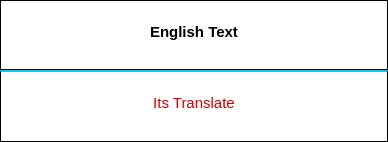
<?xml version="1.0" encoding="UTF-8"?>
<ui version="4.0">
 <class>CustomTextEdits</class>
 <widget class="QWidget" name="CustomTextEdits">
  <property name="geometry">
   <rect>
    <x>0</x>
    <y>0</y>
    <width>388</width>
    <height>142</height>
   </rect>
  </property>
  <property name="sizePolicy">
   <sizepolicy hsizetype="Preferred" vsizetype="Preferred">
    <horstretch>0</horstretch>
    <verstretch>100</verstretch>
   </sizepolicy>
  </property>
  <property name="minimumSize">
   <size>
    <width>100</width>
    <height>100</height>
   </size>
  </property>
  <property name="maximumSize">
   <size>
    <width>16777215</width>
    <height>142</height>
   </size>
  </property>
  <property name="baseSize">
   <size>
    <width>0</width>
    <height>100</height>
   </size>
  </property>
  <property name="windowTitle">
   <string>Form</string>
  </property>
  <property name="styleSheet">
   <string notr="true">border:1px solid rgb(0, 0, 0);</string>
  </property>
  <layout class="QVBoxLayout" name="verticalLayout">
   <property name="spacing">
    <number>0</number>
   </property>
   <property name="leftMargin">
    <number>0</number>
   </property>
   <property name="topMargin">
    <number>0</number>
   </property>
   <property name="rightMargin">
    <number>0</number>
   </property>
   <property name="bottomMargin">
    <number>0</number>
   </property>
   <item>
    <widget class="QTextEdit" name="textEdit">
     <property name="styleSheet">
      <string notr="true"/>
     </property>
     <property name="html">
      <string>&lt;!DOCTYPE HTML PUBLIC &quot;-//W3C//DTD HTML 4.0//EN&quot; &quot;http://www.w3.org/TR/REC-html40/strict.dtd&quot;&gt;
&lt;html&gt;&lt;head&gt;&lt;meta name=&quot;qrichtext&quot; content=&quot;1&quot; /&gt;&lt;meta charset=&quot;utf-8&quot; /&gt;&lt;style type=&quot;text/css&quot;&gt;
p, li { white-space: pre-wrap; }
hr { height: 1px; border-width: 0; }
&lt;/style&gt;&lt;/head&gt;&lt;body style=&quot; font-family:'Ubuntu'; font-size:11pt; font-weight:400; font-style:normal;&quot;&gt;
&lt;p align=&quot;center&quot; style=&quot;-qt-paragraph-type:empty; margin-top:0px; margin-bottom:0px; margin-left:0px; margin-right:0px; -qt-block-indent:0; text-indent:0px;&quot;&gt;&lt;br /&gt;&lt;/p&gt;
&lt;p align=&quot;center&quot; style=&quot; margin-top:0px; margin-bottom:0px; margin-left:0px; margin-right:0px; -qt-block-indent:0; text-indent:0px;&quot;&gt;&lt;span style=&quot; font-weight:700;&quot;&gt;English Text&lt;/span&gt;&lt;/p&gt;&lt;/body&gt;&lt;/html&gt;</string>
     </property>
     <property name="textInteractionFlags">
      <set>Qt::TextSelectableByMouse</set>
     </property>
    </widget>
   </item>
   <item>
    <widget class="QTextEdit" name="textEdit_2">
     <property name="styleSheet">
      <string notr="true">border-top: 2px solid rgb(11, 201, 244);</string>
     </property>
     <property name="html">
      <string>&lt;!DOCTYPE HTML PUBLIC &quot;-//W3C//DTD HTML 4.0//EN&quot; &quot;http://www.w3.org/TR/REC-html40/strict.dtd&quot;&gt;
&lt;html&gt;&lt;head&gt;&lt;meta name=&quot;qrichtext&quot; content=&quot;1&quot; /&gt;&lt;meta charset=&quot;utf-8&quot; /&gt;&lt;style type=&quot;text/css&quot;&gt;
p, li { white-space: pre-wrap; }
hr { height: 1px; border-width: 0; }
&lt;/style&gt;&lt;/head&gt;&lt;body style=&quot; font-family:'Ubuntu'; font-size:11pt; font-weight:400; font-style:normal;&quot;&gt;
&lt;p align=&quot;center&quot; style=&quot;-qt-paragraph-type:empty; margin-top:0px; margin-bottom:0px; margin-left:0px; margin-right:0px; -qt-block-indent:0; text-indent:0px;&quot;&gt;&lt;br /&gt;&lt;/p&gt;
&lt;p align=&quot;center&quot; style=&quot; margin-top:0px; margin-bottom:0px; margin-left:0px; margin-right:0px; -qt-block-indent:0; text-indent:0px;&quot;&gt;&lt;span style=&quot; color:#cc0000;&quot;&gt;Its Translate&lt;/span&gt;&lt;/p&gt;&lt;/body&gt;&lt;/html&gt;</string>
     </property>
     <property name="textInteractionFlags">
      <set>Qt::TextEditable|Qt::TextSelectableByMouse</set>
     </property>
    </widget>
   </item>
  </layout>
 </widget>
 <resources/>
 <connections/>
</ui>
